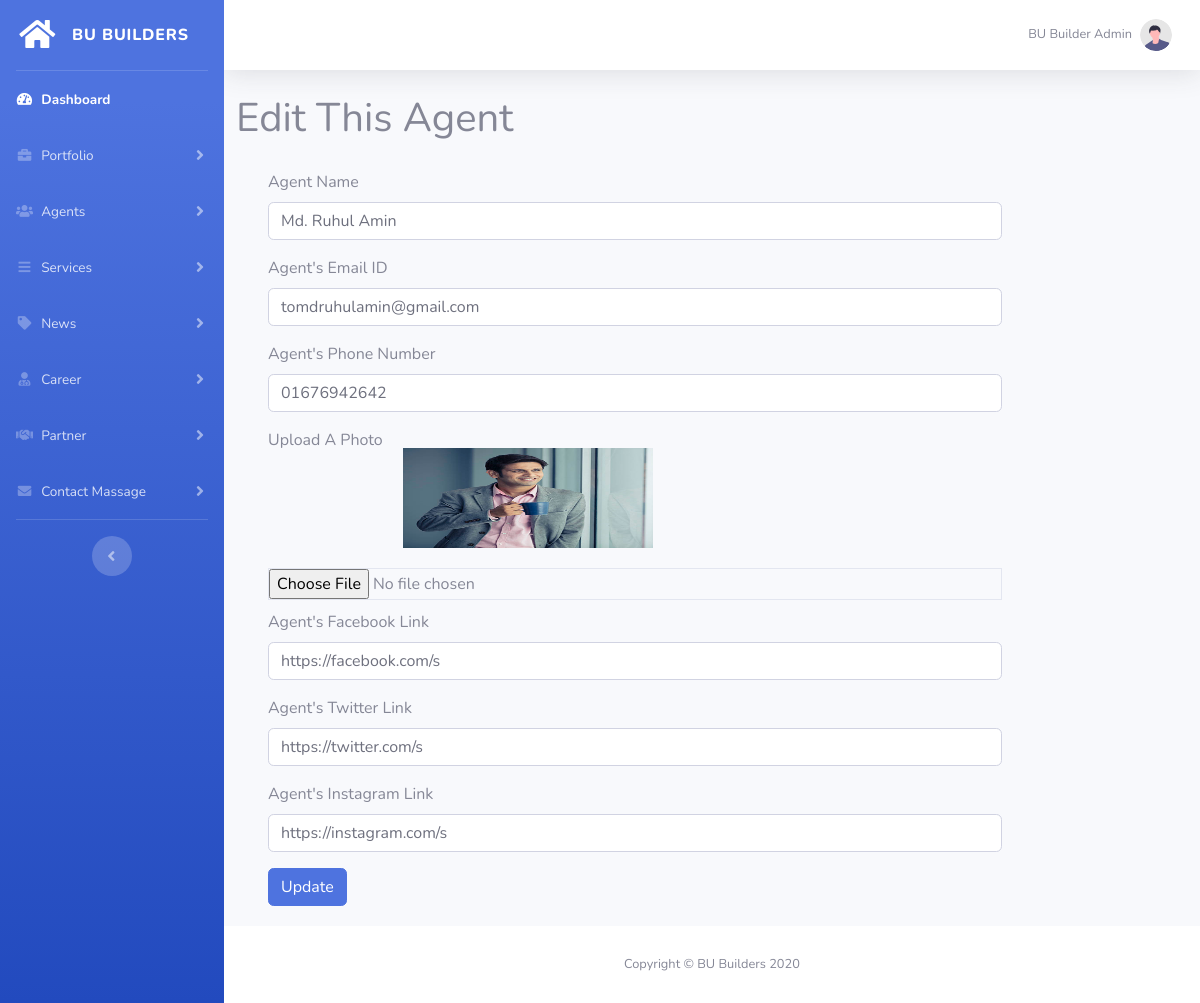
Screenshot of /admin/edit_agent.php?agent_id=3 with the database file from the repository.
### tables this page shows
CREATE TABLE `agent` (
  `id` int(11) NOT NULL,
  `name` varchar(128) NOT NULL,
  `email` varchar(255) NOT NULL,
  `phone` varchar(15) NOT NULL,
  `image` varchar(255) NOT NULL,
  `fb_link` varchar(255) NOT NULL,
  `tw_link` varchar(255) NOT NULL,
  `ins_link` varchar(255) NOT NULL,
  `created_at` timestamp NOT NULL DEFAULT current_timestamp()
);

### admin/edit_agent.php (the view, shortened to what this page needs)
<?php include 'templete/header.php'; ?>
<?php
    if(isset($_GET['agent_id'])) {
        $agent_id = $_GET['agent_id'];
    }
    $sql_agent = "SELECT * FROM agent WHERE id='$agent_id'";
    $sql_agent_result = $conn->query($sql_agent)->fetch_assoc();
?>
<div class="container-fluid">
    <div class="row">
        <h1>Edit This Agent</h1>
    </div>
    <div style="margin: 20px;" class="row">
        <form action="" method="post" enctype='multipart/form-data'>
            <div class="form-group">
                <label>Agent Name</label>
                <input type="text" class="form-control" name="name" placeholder="Enter Agent Name Here ..." value="<?php echo $sql_agent_result['name']; ?>"/>
            </div>
            <div class="form-group">
                <label>Agent's Email ID</label>
                <input type="email" class="form-control" name="email" placeholder="Enter Agent Email ID" value="<?php echo $sql_agent_result['email']; ?>"/>
            </div>
            <div class="form-group">
                <label>Agent's Phone Number</label>
                <input type="text" class="form-control" name="phone" placeholder="Enter Agent Phone Number" value="<?php echo $sql_agent_result['phone']; ?>"/>
            </div>
            <div style="margin-bottom: 10px;" class="input-group">
                <label>Upload A Photo</label>
                <br/>
                <img style="width: 250px; height: 100px; margin: 20px;" src="upload/agent/<?php echo $sql_agent_result['image']; ?>" alt="<?php echo $sql_agent_result['name']; ?>"/>
                <input type="file" class="form-control-file border" name="image" />
            </div>
            <div class="form-group">
                <label>Agent's Facebook Link</label>
                <input type="text" class="form-control" name="fb_link" placeholder="Enter Agent Facebook Link" value="<?php echo $sql_agent_result['fb_link']; ?>"/>
            </div>
            <div class="form-group">
                <label>Agent's Twitter Link</label>
                <input type="text" class="form-control" name="tw_link" placeholder="Enter Agent Twitter Link" value="<?php echo $sql_agent_result['tw_link']; ?>"/>
            </div>
            <div class="form-group">
                <label>Agent's Instagram Link</label>
                <input type="text" class="form-control" name="ins_link" placeholder="Enter Agent Instagram Link" value="<?php echo $sql_agent_result['ins_link']; ?>"/>
            </div>
            <button type="submit" name="submit" class="btn btn-primary">Update</button>
        </form>
    </div>
</div>
</div>
<?php include 'templete/footer.php'; ?>

### rows the page displays
agent: name "Md. Ruhul Amin", email "tomdruhulamin@gmail.com", phone "01676942642", image (picture), fb_link "https://facebook.com/s", tw_link "https://twitter.com/s", ins_link "https://instagram.com/s"
